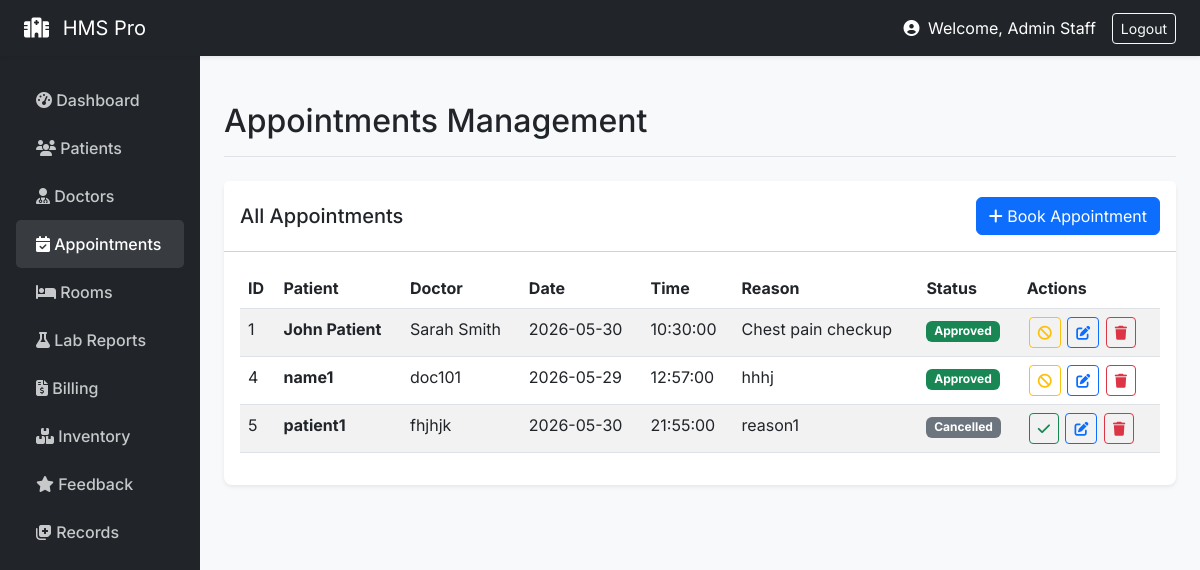
/staff/appointments (signed in), run on an earlier commit of the app's database.
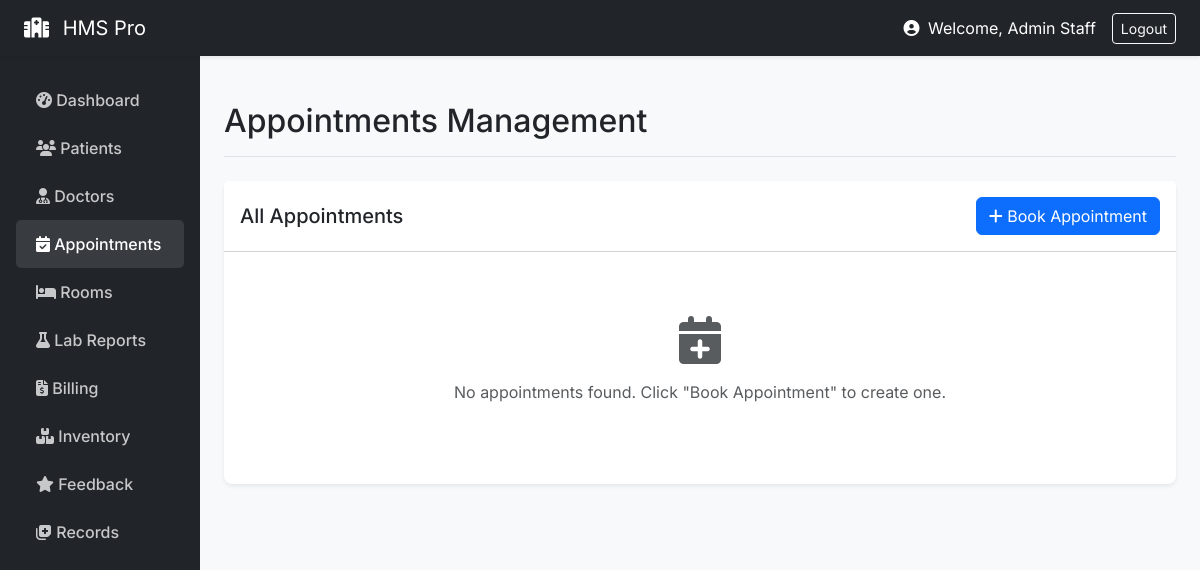
And on a later commit of the database.
### models/__init__.py (models this page shows, shortened)
class Appointment(db.Model):
    id = db.Column(db.Integer, primary_key=True)
    patient_id = db.Column(db.Integer, db.ForeignKey('user.id'))
    doctor_id = db.Column(db.Integer, db.ForeignKey('user.id'))
    department = db.Column(db.String(100))
    hospital_branch = db.Column(db.String(100))
    appointment_type = db.Column(db.String(50))
    date = db.Column(db.Date, nullable=False)
    time = db.Column(db.Time, nullable=False)
    status = db.Column(db.String(20), default='Pending')
    reason = db.Column(db.Text)
    symptoms = db.Column(db.Text)
    created_at = db.Column(db.DateTime, default=datetime.utcnow)
    patient = db.relationship('User', foreign_keys=[patient_id])
    doctor = db.relationship('User', foreign_keys=[doctor_id])

class User(UserMixin, db.Model):
    id = db.Column(db.Integer, primary_key=True)
    email = db.Column(db.String(120), unique=True, nullable=False)
    name = db.Column(db.String(100), nullable=False)
    role = db.Column(db.String(20), nullable=False)
    password_hash = db.Column(db.String(200), nullable=False)
    age = db.Column(db.Integer)
    gender = db.Column(db.String(10))
    staff_role = db.Column(db.String(50))
    department = db.Column(db.String(50))
    staff_id = db.Column(db.String(20))
    created_at = db.Column(db.DateTime, default=datetime.utcnow)

### routes/staff.py (the view, shortened to what this page needs)
@staff_bp.route('/appointments', methods=['GET', 'POST'])
def appointments():
    form = AppointmentForm()
    doctors_qs  = Doctor.query.filter_by(status='Active').all()
    patients_qs = User.query.filter_by(role='patient').all()
    form.doctor_id.choices  = [(d.user_id, d.user.name) for d in doctors_qs if d.user]
    form.patient_id.choices = [(p.id, p.name) for p in patients_qs]
    query = Appointment.query
    if request.args.get('status'):
        query = query.filter_by(status=request.args.get('status'))
    if request.args.get('doctor_id'):
        query = query.filter_by(doctor_id=request.args.get('doctor_id'))
    if request.args.get('date'):
        try:
            filter_date = datetime.strptime(request.args.get('date'), '%Y-%m-%d').date()
            query = query.filter_by(date=filter_date)
        except ValueError:
            pass
    appointments_list = query.all()
    return render_template('appointments.html', appointments=appointments_list, form=form)

### models/__init__.py (called while the page is built)
@login_manager.user_loader
def load_user(user_id):
    return User.query.get(int(user_id))

### routes/staff.py (called while the page is built)
def staff_required(f):
    @wraps(f)
    def decorated_function(*args, **kwargs):
        if current_user.role != 'staff':
            flash('Staff access only', 'danger')
            return redirect(url_for('auth.login'))
        return f(*args, **kwargs)
    return decorated_function

@staff_bp.before_request
@login_required
@staff_required
def before_request():
    pass

### templates/appointments.html (shortened to what this page needs)
{% extends "base.html" %}
{% block page_title %}Appointments Management{% endblock %}
{% block content %}
<div class="card">
    <div class="card-header bg-white d-flex justify-content-between align-items-center py-3">
        <h5 class="mb-0">All Appointments</h5>
        <button type="button" class="btn btn-primary" data-bs-toggle="modal" data-bs-target="#addApptModal">
            <i class="fas fa-plus"></i> Book Appointment
        </button>
    </div>
    <div class="card-body">
        {% if appointments|length == 0 %}
        <div class="text-center text-muted py-5">
            <i class="fas fa-calendar-plus fa-3x mb-3"></i>
            <p>No appointments found. Click "Book Appointment" to create one.</p>
        </div>
        {% else %}
        <table class="table table-striped table-hover datatable w-100">
            <thead>
                <tr>
                    <th>ID</th>
                    <th>Patient</th>
                    <th>Doctor</th>
                    <th>Date</th>
                    <th>Time</th>
                    <th>Reason</th>
                    <th>Status</th>
                    <th>Actions</th>
                </tr>
            </thead>
            <tbody>
                {% for appt in appointments %}
                <tr>
                    <td>{{ appt.id }}</td>
                    <td><strong>{{ appt.patient.name if appt.patient else 'Unknown' }}</strong></td>
                    <td>{{ appt.doctor.name if appt.doctor else 'Unknown' }}</td>
                    <td>{{ appt.date }}</td>
                    <td>{{ appt.time }}</td>
                    <td>{{ appt.reason or '' }}</td>
                    <td>
                        {% if appt.status == 'Approved' %}
                        <span class="badge bg-success">Approved</span>
                        {% elif appt.status == 'Pending' %}
                        <span class="badge bg-warning text-dark">Pending</span>
                        {% elif appt.status == 'Cancelled' %}
                        <span class="badge bg-secondary">Cancelled</span>
                        {% else %}
                        <span class="badge bg-secondary">{{ appt.status }}</span>
                        {% endif %}
                    </td>
                    <td class="text-nowrap">
                        {% if appt.status != 'Approved' %}
                        <form action="{{ url_for('staff.approve_appointment', id=appt.id) }}" method="POST" class="action-form">
                            <button type="submit" class="btn btn-sm btn-outline-success" title="Approve"><i class="fas fa-check"></i></button>
                        </form>
                        {% endif %}
                        {% if appt.status != 'Cancelled' %}
                        <form action="{{ url_for('staff.cancel_appointment', id=appt.id) }}" method="POST" class="action-form">
                            <button type="submit" class="btn btn-sm btn-outline-warning" title="Cancel"><i class="fas fa-ban"></i></button>
                        </form>
                        {% endif %}
                        <a href="{{ url_for('staff.edit_appointment', id=appt.id) }}" class="btn btn-sm btn-outline-primary" title="Edit"><i class="fas fa-edit"></i></a>
                        <form action="{{ url_for('staff.delete_appointment', id=appt.id) }}" method="POST" class="action-form" onsubmit="return confirm('Delete this appointment?');">
                            <button type="submit" class="btn btn-sm btn-outline-danger" title="Delete"><i class="fas fa-trash"></i></button>
                        </form>
                    </td>
                </tr>
                {% endfor %}
            </tbody>
        </table>
        {% endif %}
    </div>
</div>
{% endblock %}

What changed in the data, as far as the page shows it:
removed Appointment: id "1", patient "John Patient", doctor "Sarah Smith", date "2026-05-30", time "10:30:00", reason "Chest pain checkup", status "Approved"
removed Appointment: id "4", patient "name1", doctor "doc101", date "2026-05-29", time "12:57:00", reason "hhhj", status "Approved"
removed Appointment: id "5", patient "patient1", doctor "fhjhjk", date "2026-05-30", time "21:55:00", reason "reason1", status "Cancelled"
Also different on the page:
text no longer shown: "ID Patient Doctor Date Time Reason Status Actions"
text now shown: "No appointments found. Click \"Book Appointment\" to create one."
